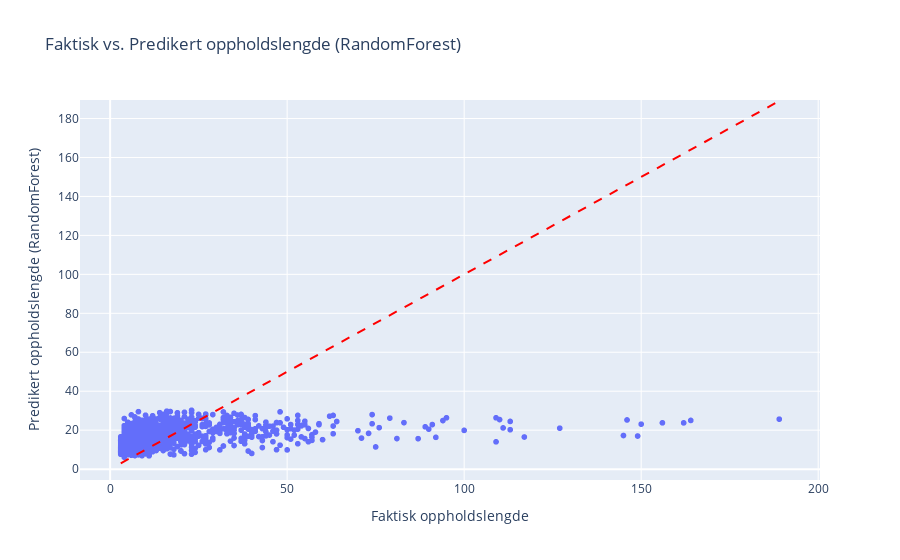

The notebook cell saved with this chart:
### Code cell
from matplotlib import pyplot as plt
import plotly.express as px
from sklearn.metrics import PredictionErrorDisplay

import plotly.express as px
import pandas as pd

df = pd.DataFrame({
    'Faktisk oppholdslengde': y_val,
    'Predikert oppholdslengde (RandomForest)': y_pred_r,
    'Predikert oppholdslengde (Baseline)': y_pred_baseline
})


fig_rf = px.scatter(df, 
                    x='Faktisk oppholdslengde', 
                    y='Predikert oppholdslengde (RandomForest)', 
                    labels={'x': 'Faktisk oppholdslengde', 'y': 'Predikert oppholdslengde (RandomForest)'},
                    title='Faktisk vs. Predikert oppholdslengde (RandomForest)')

fig_rf.add_shape(type='line', x0=min(y_val), y0=min(y_val), x1=max(y_val), y1=max(y_val),
                 line=dict(color='red', dash='dash'))

fig_rf.show()

### Figure 1 — Plotly figure (JSON) as saved in the notebook; plotly's stock layout.template omitted (floating-point values rounded to 4 significant figures; data arrays with more than 128 entries replaced by an {"elided": "..."} marker saying what was removed)
{"data": [{"hovertemplate": "Faktisk oppholdslengde=%{x}<br>Predikert oppholdslengde (RandomForest)=%{y}<extra></extra>", "legendgroup": "", "marker": {"color": "#636efa", "symbol": "circle"}, "mode": "markers", "name": "", "showlegend": false, "type": "scattergl", "x": {"elided": "1160 int values"}, "xaxis": "x", "y": {"elided": "1160 float values"}, "yaxis": "y"}], "layout": {"legend": {"tracegroupgap": 0}, "shapes": [{"line": {"color": "red", "dash": "dash"}, "type": "line", "x0": 3, "x1": 189, "y0": 3, "y1": 189}], "title": {"text": "Faktisk vs. Predikert oppholdslengde (RandomForest)"}, "xaxis": {"anchor": "y", "domain": [0, 1], "title": {"text": "Faktisk oppholdslengde"}}, "yaxis": {"anchor": "x", "domain": [0, 1], "title": {"text": "Predikert oppholdslengde (RandomForest)"}}}}
